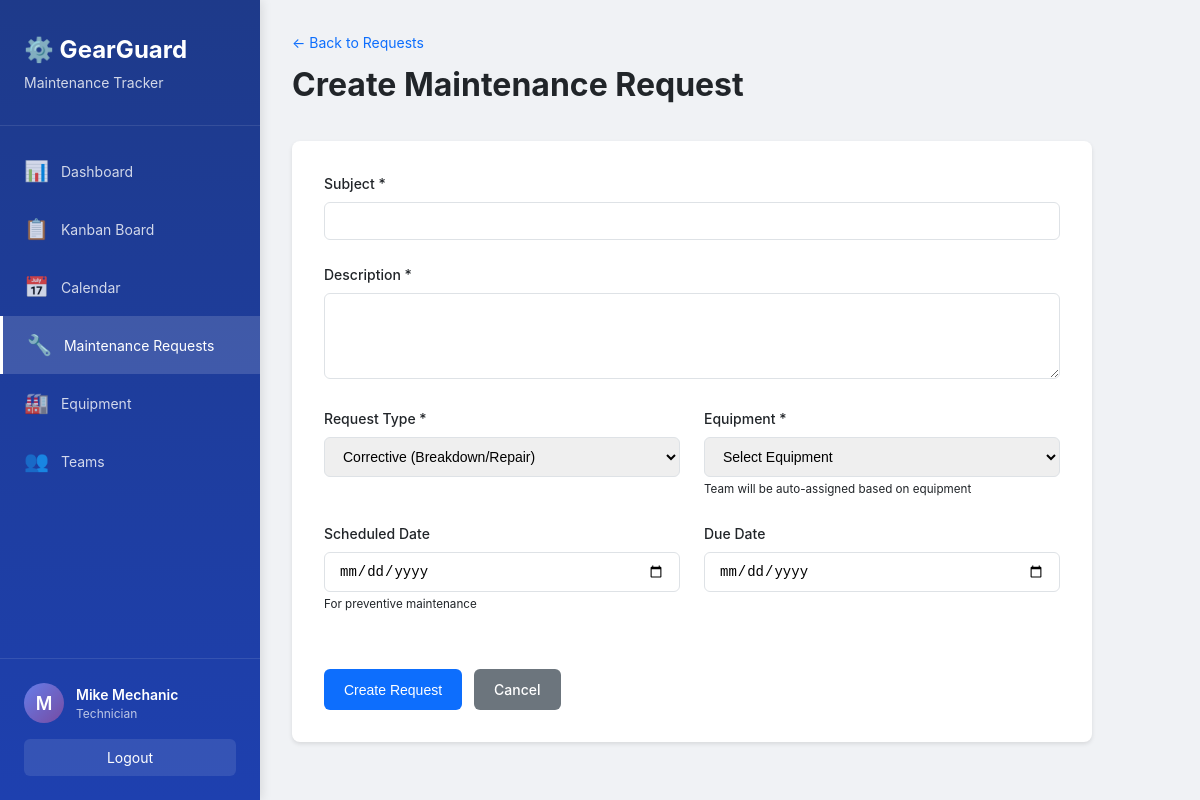
Screenshot of /requests/create (signed in) with the database file from the repository.
### models.py (models this page shows, shortened)
class User(UserMixin, db.Model):
    __tablename__ = 'users'
    id = db.Column(db.Integer, primary_key=True)
    name = db.Column(db.String(100), nullable=False)
    email = db.Column(db.String(120), unique=True, nullable=False)
    password_hash = db.Column(db.String(200), nullable=False)
    role = db.Column(db.String(20), nullable=False, default='Technician')
    reset_token = db.Column(db.String(100), unique=True)
    reset_token_expiry = db.Column(db.DateTime)
    created_at = db.Column(db.DateTime, default=datetime.utcnow)
    teams = db.relationship('Team', secondary=team_members,
                            backref=db.backref('members', lazy='joined'))
    assigned_requests = db.relationship('MaintenanceRequest',
                                        foreign_keys='MaintenanceRequest.assigned_technician_id',
                                        backref='assigned_technician',
                                        lazy='dynamic')
    def is_manager(self):
        return self.role in ['Admin', 'Manager']

### routes/requests.py (the view, shortened to what this page needs)
@requests_bp.route('/create', methods=['GET', 'POST'])
@login_required
def create():
    equipment_list = Equipment.query.filter_by(is_scrapped=False).order_by(Equipment.name).all()
    return render_template('requests/create.html', equipment_list=equipment_list)

### app.py (called while the page is built)
@login_manager.user_loader
def load_user(user_id):
    return User.query.get(int(user_id))

@app.context_processor
def inject_user():
    return dict(current_user=current_user, now=datetime.now())

### templates/requests/create.html (shortened to what this page needs)
{% extends "base.html" %}
{% block content %}
<div class="container-fluid">
    <div class="page-header">
        <div>
            <a href="{{ url_for('requests.list_requests') }}" class="back-link">← Back to Requests</a>
            <h1>Create Maintenance Request</h1>
        </div>
    </div>
    <div class="form-container">
        <form method="POST" class="standard-form">
            <div class="form-group">
                <label for="subject">Subject *</label>
                <input type="text" id="subject" name="subject" class="form-control" required autofocus>
            </div>
            <div class="form-group">
                <label for="description">Description *</label>
                <textarea id="description" name="description" class="form-control" rows="4" required></textarea>
            </div>
            <div class="form-row">
                <div class="form-group">
                    <label for="request_type">Request Type *</label>
                    <select id="request_type" name="request_type" class="form-control" required>
                        <option value="Corrective">Corrective (Breakdown/Repair)</option>
                    </select>
                </div>
                <div class="form-group">
                    <label for="equipment_id">Equipment *</label>
                    <select id="equipment_id" name="equipment_id" class="form-control" required>
                        <option value="">Select Equipment</option>
                    </select>
                    <small>Team will be auto-assigned based on equipment</small>
                </div>
            </div>
            <div class="form-row">
                <div class="form-group">
                    <label for="scheduled_date">Scheduled Date</label>
                    <input type="date" id="scheduled_date" name="scheduled_date" class="form-control">
                    <small>For preventive maintenance</small>
                </div>
                <div class="form-group">
                    <label for="due_date">Due Date</label>
                    <input type="date" id="due_date" name="due_date" class="form-control">
                </div>
            </div>
            <div class="form-actions">
                <button type="submit" class="btn btn-primary">Create Request</button>
                <a href="{{ url_for('requests.list_requests') }}" class="btn btn-secondary">Cancel</a>
            </div>
        </form>
    </div>
</div>
{% endblock %}

### templates/base.html (shortened to what this page needs)
<!DOCTYPE html>
<html lang="en">
<head>
    <link rel="stylesheet" href="{{ url_for('static', filename='css/style.css') }}">
</head>
<body>
    {% if current_user.is_authenticated %}
    <div class="sidebar">
        <div class="sidebar-header">
            <h2>⚙️ GearGuard</h2>
            <p class="sidebar-subtitle">Maintenance Tracker</p>
        </div>
        <nav class="sidebar-nav">
            <a href="{{ url_for('dashboard.index') }}" class="nav-item {% if request.endpoint == 'dashboard.index' %}active{% endif %}">
                <span class="nav-icon">📊</span>
                <span>Dashboard</span>
            </a>
            <a href="{{ url_for('dashboard.kanban') }}" class="nav-item {% if request.endpoint == 'dashboard.kanban' %}active{% endif %}">
                <span class="nav-icon">📋</span>
                <span>Kanban Board</span>
            </a>
            <a href="{{ url_for('dashboard.calendar') }}" class="nav-item {% if request.endpoint == 'dashboard.calendar' %}active{% endif %}">
                <span class="nav-icon">📅</span>
                <span>Calendar</span>
            </a>
            <a href="{{ url_for('requests.list_requests') }}" class="nav-item {% if 'requests' in request.endpoint %}active{% endif %}">
                <span class="nav-icon">🔧</span>
                <span>Maintenance Requests</span>
            </a>
            <a href="{{ url_for('equipment.list_equipment') }}" class="nav-item {% if 'equipment' in request.endpoint %}active{% endif %}">
                <span class="nav-icon">🏭</span>
                <span>Equipment</span>
            </a>
            <a href="{{ url_for('teams.list_teams') }}" class="nav-item {% if 'teams' in request.endpoint %}active{% endif %}">
                <span class="nav-icon">👥</span>
                <span>Teams</span>
            </a>
        </nav>
        <div class="sidebar-footer">
            <div class="user-info">
                <div class="user-avatar">{{ current_user.name[0].upper() }}</div>
                <div class="user-details">
                    <div class="user-name">{{ current_user.name }}</div>
                    <div class="user-role">{{ current_user.role }}</div>
                </div>
            </div>
            <a href="{{ url_for('auth.logout') }}" class="btn-logout">Logout</a>
        </div>
    </div>
    {% endif %}
    <div class="main-content {% if not current_user.is_authenticated %}no-sidebar{% endif %}">
        {% block content %}{% endblock %}
    </div>
</body>
</html>

### static/css/style.css (style rules this page uses)
* { margin: 0; padding: 0; box-sizing: border-box; }
:root { --primary: #0d6efd; --primary-dark: #0b5ed7; --secondary: #6c757d; --success: #198754; --danger: #dc3545; --warning: #ffc107; --info: #0dcaf0; --light: #f8f9fa; --dark: #212529; --sidebar-width: 260px; }
body { font-family: -apple-system, BlinkMacSystemFont, "Segoe UI", Roboto, "Helvetica Neue", Arial, sans-serif; font-size: 14px; line-height: 1.5; color: var(--dark); background: #f0f2f5; }
.sidebar { position: fixed; left: 0; top: 0; bottom: 0; width: var(--sidebar-width); background: linear-gradient(180deg, #1e3a8a 0%, #1e40af 100%); color: white; display: flex; flex-direction: column; box-shadow: 2px 0 10px rgba(0, 0, 0, 0.1); z-index: 1000; }
.sidebar-header { padding: 2rem 1.5rem; border-bottom: 1px solid rgba(255, 255, 255, 0.1); }
.sidebar-header h2 { font-size: 1.5rem; font-weight: 700; margin-bottom: 0.25rem; }
.sidebar-subtitle { font-size: 0.875rem; opacity: 0.8; }
.sidebar-nav { flex: 1; padding: 1rem 0; overflow-y: auto; }
.nav-item { display: flex; align-items: center; padding: 0.875rem 1.5rem; color: rgba(255, 255, 255, 0.8); text-decoration: none; transition: all 0.2s; }
.nav-item.active { background: rgba(255, 255, 255, 0.15); color: white; border-left: 3px solid white; }
.nav-icon { font-size: 1.25rem; margin-right: 0.75rem; }
.sidebar-footer { padding: 1.5rem; border-top: 1px solid rgba(255, 255, 255, 0.1); }
.user-info { display: flex; align-items: center; gap: 0.75rem; margin-bottom: 1rem; }
.user-avatar { width: 40px; height: 40px; border-radius: 50%; background: linear-gradient(135deg, #667eea 0%, #764ba2 100%); display: flex; align-items: center; justify-content: center; font-weight: 600; font-size: 1.125rem; }
.user-name { font-weight: 600; font-size: 0.875rem; }
.user-role { font-size: 0.75rem; opacity: 0.7; }
.btn-logout { display: block; text-align: center; padding: 0.5rem; background: rgba(255, 255, 255, 0.1); color: white; text-decoration: none; border-radius: 6px; transition: background 0.2s; }
.main-content { margin-left: var(--sidebar-width); min-height: 100vh; padding: 2rem; }
.page-header { display: flex; justify-content: space-between; align-items: center; margin-bottom: 2rem; }
.page-header h1 { font-size: 2rem; font-weight: 700; color: var(--dark); }
.back-link { display: inline-block; color: var(--primary); text-decoration: none; margin-bottom: 0.5rem; font-size: 0.875rem; }
.btn { display: inline-block; padding: 0.625rem 1.25rem; font-size: 0.875rem; font-weight: 500; text-align: center; text-decoration: none; border: none; border-radius: 6px; cursor: pointer; transition: all 0.2s; }
.btn-primary { background: var(--primary); color: white; }
.btn-secondary { background: var(--secondary); color: white; }
.form-container { max-width: 800px; }
.standard-form { background: white; padding: 2rem; border-radius: 8px; box-shadow: 0 2px 4px rgba(0, 0, 0, 0.1); }
.form-group { margin-bottom: 1.5rem; }
.form-row { display: grid; grid-template-columns: 1fr 1fr; gap: 1.5rem; }
.form-group label { display: block; margin-bottom: 0.5rem; font-weight: 500; color: var(--dark); }
.form-control { width: 100%; padding: 0.625rem 0.875rem; font-size: 0.875rem; border: 1px solid #dee2e6; border-radius: 6px; transition: border-color 0.2s; }
textarea.form-control { resize: vertical; }
.form-actions { display: flex; gap: 0.75rem; margin-top: 2rem; }

### rows the page displays
User: name "M", name "Mike Mechanic", role "Technician"
